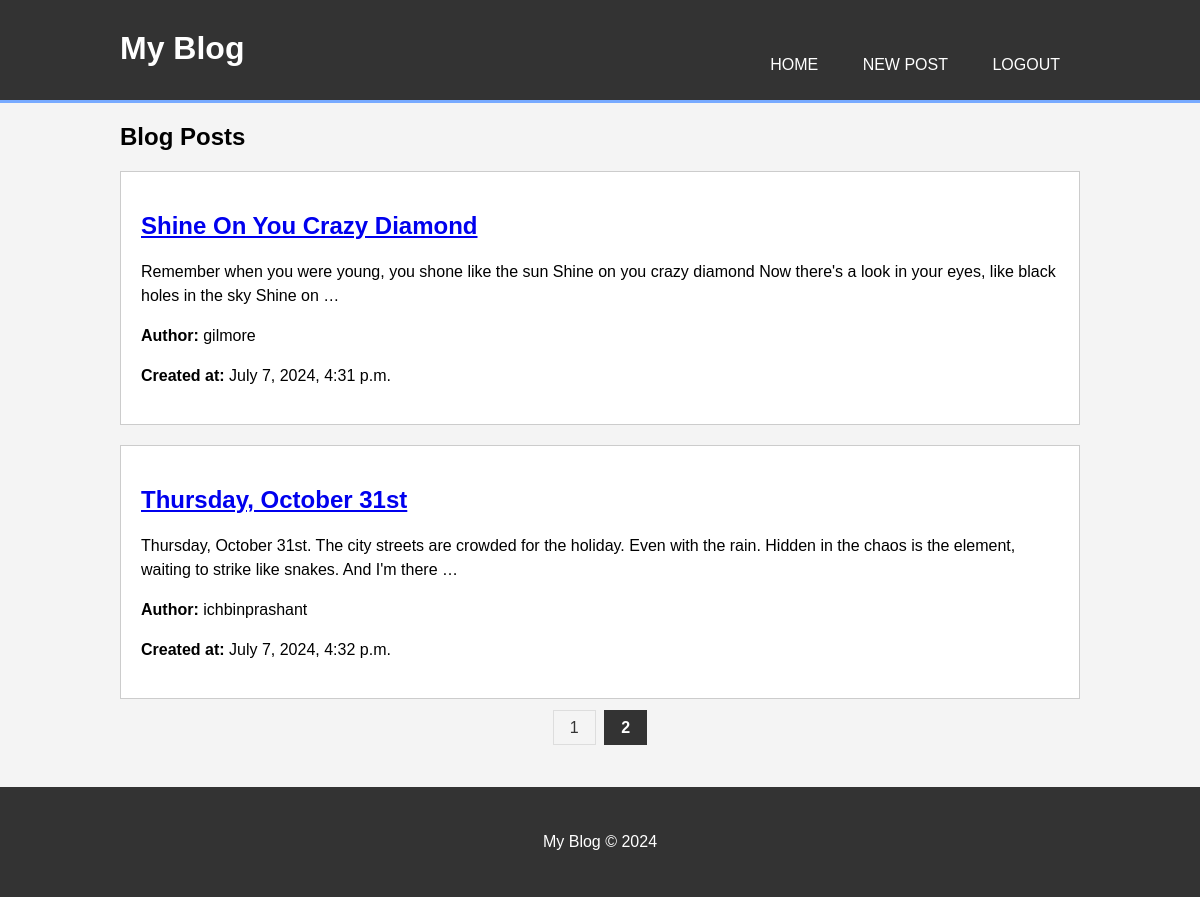
Page /?page=2 (signed in) on the committed database.
### blog/models.py (models this page shows, shortened)
class Post(models.Model):
    title = models.CharField(max_length = 200)
    content = models.TextField()
    author = models.ForeignKey(User, on_delete=models.CASCADE)
    created_at = models.DateTimeField(auto_now_add=True)
    updated_at = models.DateTimeField(auto_now_add=True)

### blog/views.py (the view)
# urls.py: path('', views.post_list, name='post_list'),
def post_list(request):
    post_list = Post.objects.all()
    paginator = Paginator(post_list, 5)  # Show 5 posts per page
    page_number = request.GET.get('page')
    page_obj = paginator.get_page(page_number)
    return render(request, 'blog/post_list.html', {'page_obj': page_obj})

### blog/templates/blog/post_list.html (shortened to what this page needs)
{% extends "blog/base.html" %}
{% block content %}
    <h2>Blog Posts</h2>
    {% for post in page_obj %}
        <div class="post">
            <h2><a href="{% url 'post_detail' pk=post.pk %}">{{ post.title }}</a></h2>
            <p>{{ post.content|truncatewords:30 }}</p>
            <p><strong>Author:</strong> {{ post.author }}</p>
            <p><strong>Created at:</strong> {{ post.created_at }}</p>
        </div>
    {% endfor %}
    <div class="pagination">
        <span class="step-links">
            {% for num in page_obj.paginator.page_range %}
                {% if page_obj.number == num %}
                    <span class="current">{{ num }}</span>
                {% elif num > page_obj.number|add:'-3' and num < page_obj.number|add:'3' %}
                    <a href="?page={{ num }}">{{ num }}</a>
                {% elif num == 1 or num == page_obj.paginator.num_pages %}
                    <a href="?page={{ num }}">{{ num }}</a>
                {% endif %}
            {% endfor %}
        </span>
    </div>
{% endblock %}

### blog/static/blog/css/styles.css (style rules this page uses)
body { font-family: Arial, sans-serif; background-color: #f4f4f4; margin: 0; padding: 0; }
.post { background: #fff; margin: 20px 0; padding: 20px; border: #ccc 1px solid; }
.post h2 { color: #333; }
.post p { line-height: 1.5em; }
.pagination { text-align: center; margin: 20px 0; }
.step-links { display: inline-block; padding: 0; margin: 0; list-style: none; }
.step-links a, .step-links .current { color: #333; padding: 8px 16px; text-decoration: none; border: 1px solid #ddd; margin: 0 2px; }
.step-links .current { font-weight: bold; background-color: #333; color: white; border-color: #333; }

### rows in the picture
Post: title "Shine On You Crazy Diamond", content "Remember when you were young, you shone like the sun Shine on you crazy diamond Now there's a look in your eyes, like black holes in the sky Shine on …", author "gilmore", created_at "July 7, 2024, 4:31 p.m."
Post: title "Thursday, October 31st", content "Thursday, October 31st. The city streets are crowded for the holiday. Even with the rain. Hidden in the chaos is the element, waiting to strike like snakes. And I'm there …", author "ichbinprashant", created_at "July 7, 2024, 4:32 p.m."

### other values in the picture
{{ num }} "1"
{{ num }} "2"
